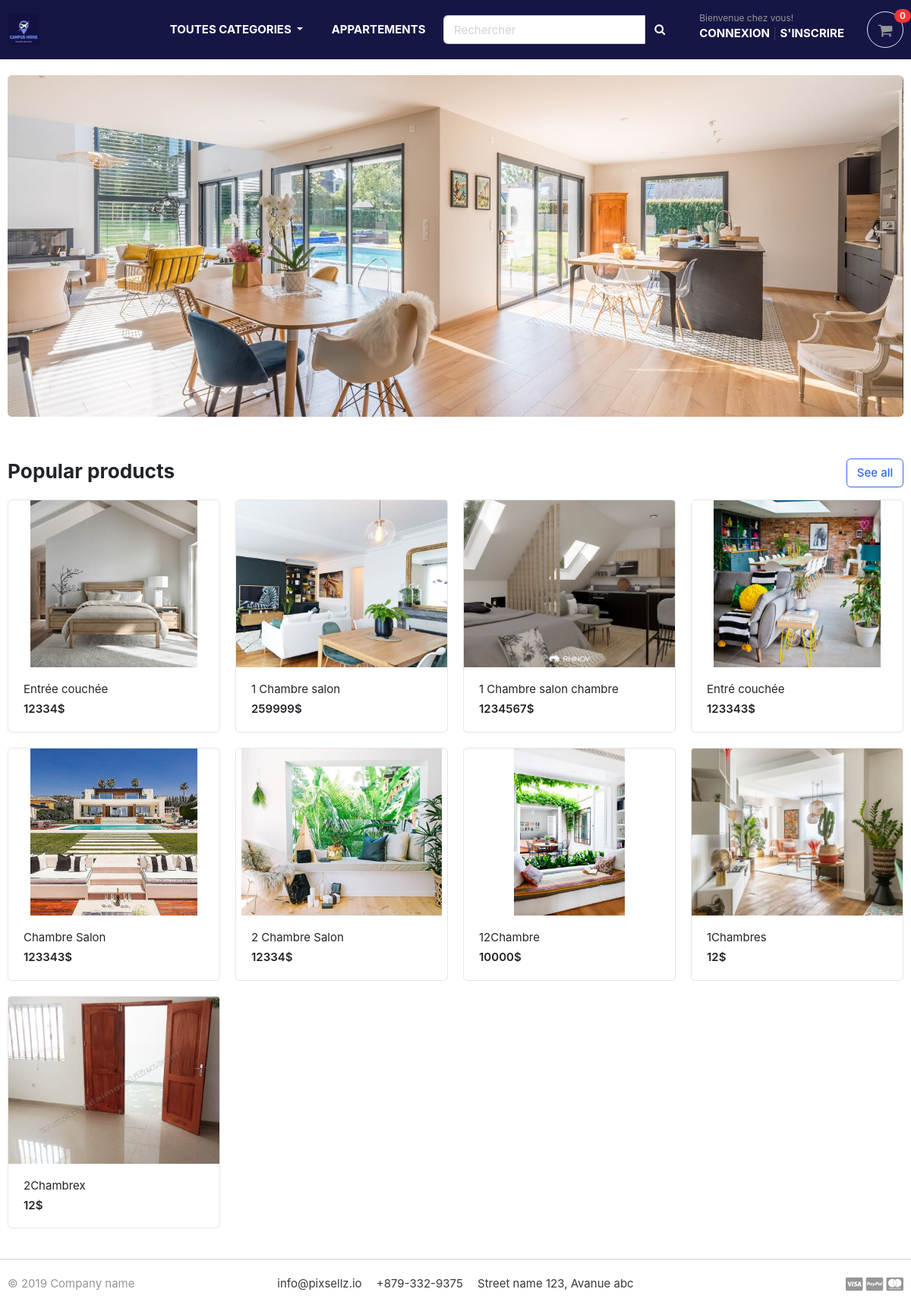
The page / on the database its author committed.
### store/models.py (models this page shows, shortened)
class Product(models.Model):
    product_name = models.CharField(max_length=200, unique=True)
    slug         = models.SlugField(max_length=200, unique=True)
    descritpion  = models.TextField(max_length=500, blank=True)
    price        = models.IntegerField()
    images       = models.ImageField(upload_to = 'photos/products')
    stock        = models.IntegerField()
    is_available = models.BooleanField(default=True)
    category     = models.ForeignKey(Category, on_delete=models.CASCADE)
    created_date = models.DateTimeField(auto_now_add=True)
    modified_date= models.DateTimeField(auto_now_add=True)
    def get_url(self):
        return reverse('product_detail', args=[self.category.slug, self.slug])

### location/views.py (the view)
# urls.py: path('', views.home, name='home'),
def home(request):
    products = Product.objects.all().filter(is_available=True)
    context = {
        'products':products,
    }
    return render(request, 'home.html', context)

### app/context_processors.py (called while the page is built)
def menu_links(request):
    links = Category.objects.all()
    return dict(links=links)

### app/models.py (called while the page is built)
    def get_url(self):
        return reverse('products_by_category', args=[self.slug])

### templates/home.html
{% extends 'base.html' %}
{% load static %}
{% block content %}
<section class="section-intro padding-y-sm">
    <div class="container">
        <div class="intro-banner-wrap">
            <img src="{% static 'images/banners/cover12.jpeg' %}" class="img-fluid rounded" style="height: 450px;">
        </div>
    </div>
</section>
<section class="section-name padding-y-sm">
    <div class="container">
        <header class="section-heading">
            <a href="{% url 'store' %}" class="btn btn-outline-primary float-right">See all</a>
            <h3 class="section-title">Popular products</h3>
        </header>
        <div class="row">
            {% for product in products %}
            <div class="col-md-3">
                <div class="card card-product-grid">
                    <a href="{{ product.get_url }}" class="img-wrap"> <img src="{{ product.images.url }}"> </a>
                    <figcaption class="info-wrap">
                        <a href="{{ product.get_url }}" class="title">{{product.product_name}}</a>
                        <div class="price mt-1">{{ product.price}}$</div>
                    </figcaption>
                </div>
            </div>
            {% endfor %}
        </div>
    </div>
</section>
{% endblock content %}

### static/css/ui.css (style rules this page uses)
html { font-family: "Inter", sans-serif; font-size: 15px; }
.img-wrap { text-align: center; display: block; }
.img-wrap img { max-width: 100%; }
.padding-y-sm { padding-top: 20px; padding-bottom: 20px; }
.section-heading { margin-bottom: 20px; margin-top: 15px; }
.section-title { color: #212529; }
[class*=card-product] a.title { color: #212529; display: block; }
[class*=card-product] .img-wrap { overflow: hidden; position: relative; }
[class*=card-product] .img-wrap img { height: 100%; max-width: 100%; width: auto; display: inline-block; -o-object-fit: cover; object-fit: cover; }
.card-product-grid { margin-bottom: 20px; }
.card-product-grid .img-wrap { border-radius: 0.2rem 0.2rem 0 0; height: 220px; }
.card-product-grid .info-wrap { overflow: hidden; padding: 18px 20px; }
.card .img-wrap { overflow: hidden; }
.price { font-weight: 600; color: #212529; }

### rows shown on the page
Product: images (picture), product_name "Entrée couchée", price "12334"
Product: images (picture), product_name "1 Chambre salon", price "259999"
Product: images (picture), product_name "1 Chambre salon chambre", price "1234567"
Product: images (picture), product_name "Entré couchée", price "123343"
Product: images (picture), product_name "Chambre Salon", price "123343"
Product: images (picture), product_name "2 Chambre Salon", price "12334"
Product: images (picture), product_name "12Chambre", price "10000"
Product: images (picture), product_name "1Chambres", price "12"
Product: images (picture), product_name "2Chambrex", price "12"
